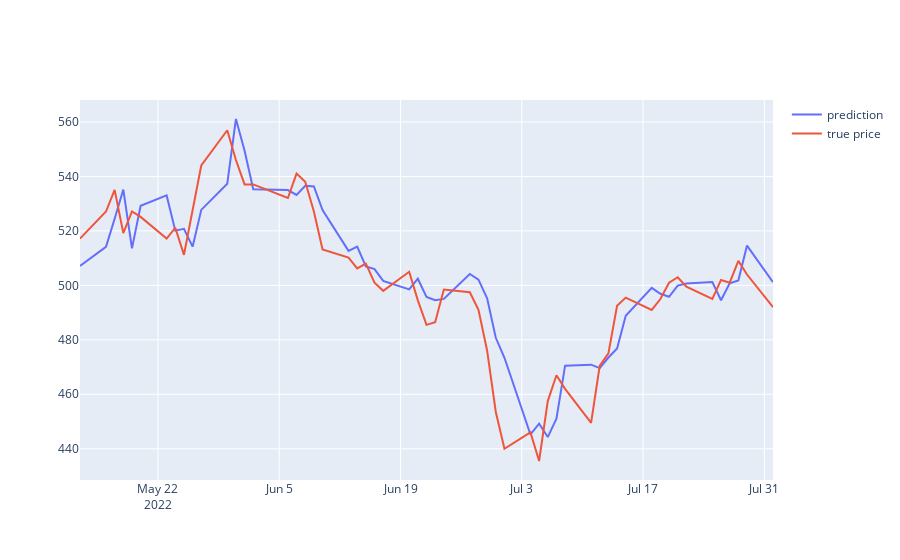

Notebook code cell kept with this figure:
### Code cell
# gragh of y1 prediction 
# fig = px.line(val1, x = "Date", y = "gbr_pred_y1", title = "model results")
fig = go.Figure()
fig.add_trace(go.Scatter(x = val1["Date"], y = val1["gbr_pred_y1"], mode = "lines", name = "prediction"))
fig.add_trace(go.Scatter(x = val1["Date"], y = val1["y1"], mode = "lines", name = "true price"))
fig.show()
